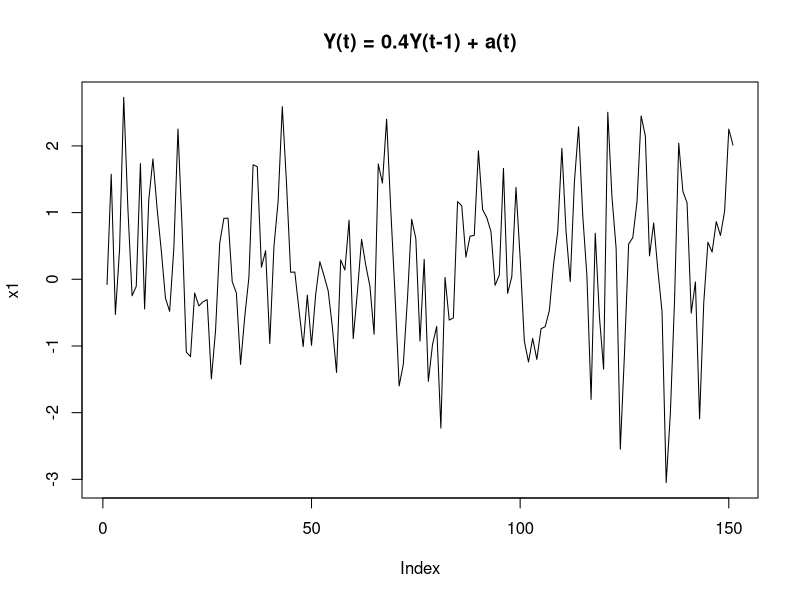
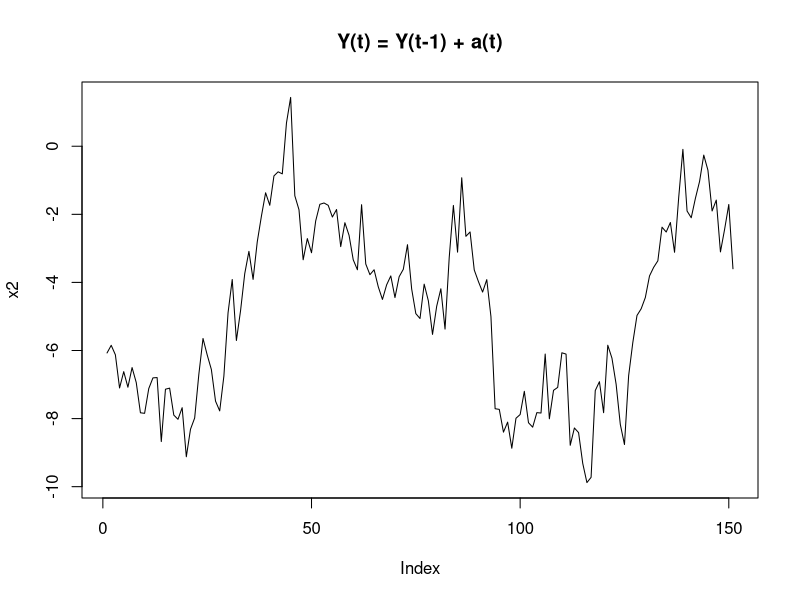
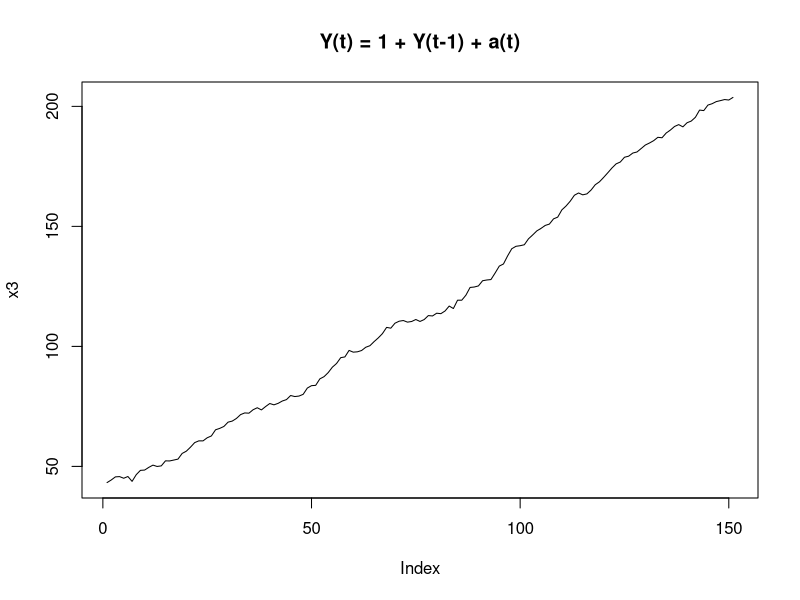
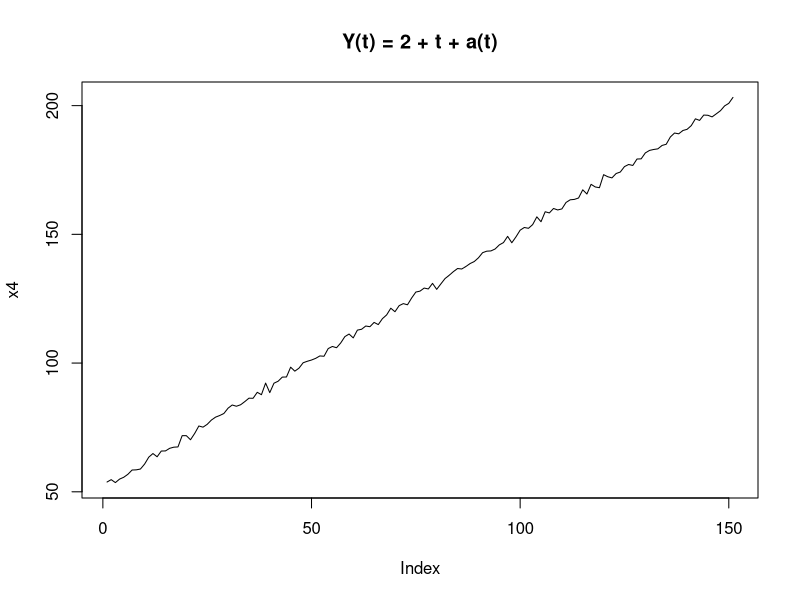

The R source for these figures, in order:
## ---- chunk 1
# Plots used in the introduction part
set.seed(1234)
obs = 200
burnin = 50
# Generate stationary data from AR(1) process 
x1 = arima.sim(model = list(order = c(1, 0, 0), ar = 0.4), n = obs)
x1 = x1[burnin: obs]
plot(x1, type = 'l', main = 'Y(t) = 0.4Y(t-1) + a(t)')
## ---- chunk 2
# Generate data from AR(1) process with a unit root
x2 = arima.sim(model = list(order = c(1, 0, 0), ar = 0.99), n = obs)
x2 = x2[burnin: obs]
plot(x2, type = 'l', main = 'Y(t) = Y(t-1) + a(t)')
## ---- chunk 3
# Generate data from AR(1) process with drift
time = 1:obs
x3 = 1 * time + arima.sim(model = list(order = c(1, 0, 0), ar = 0.99), n = obs)
x3 = x3[burnin: obs]
plot(x3, type = 'l', main = 'Y(t) = 1 + Y(t-1) + a(t)')
## ---- chunk 4
# Generate data with a deterministic trend only (Y = 2 + t + a(t))
noise = rnorm(obs)
x4 = 2 + time + noise
x4 = x4[burnin: obs]
plot(x4, type = 'l', main = 'Y(t) = 2 + t + a(t)')
